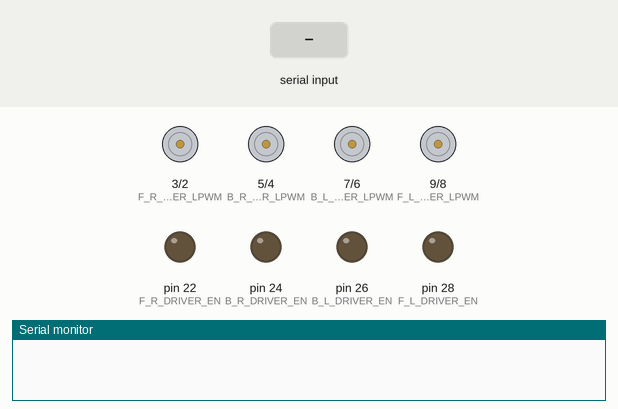
A sketch run on a simulated Arduino Mega 2560, built with avr-gcc and run on an emulated ATmega2560. Parts: motor-driver pin pairs drawn as motors (green arrow = first pin HIGH = forward, orange = second pin HIGH = backward, longer = more drive), output pins drawn as LEDs (lit = HIGH), the last lines printed to the serial monitor. Inputs (shaded band) come from the test bench.

Above: at 1.2 s.
1.3 s: "W" received over Serial
At 1.7 s:
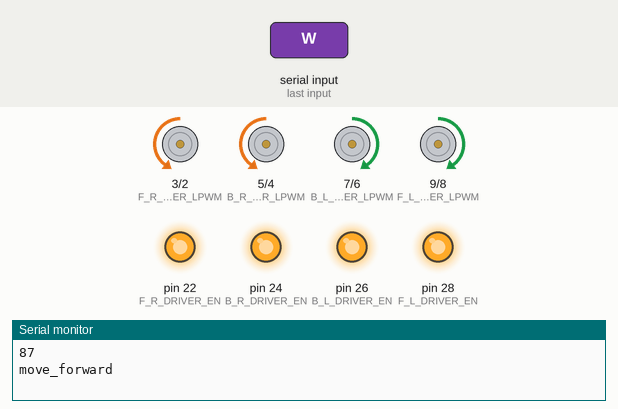
2.8 s: "S" received over Serial
At 3.2 s:
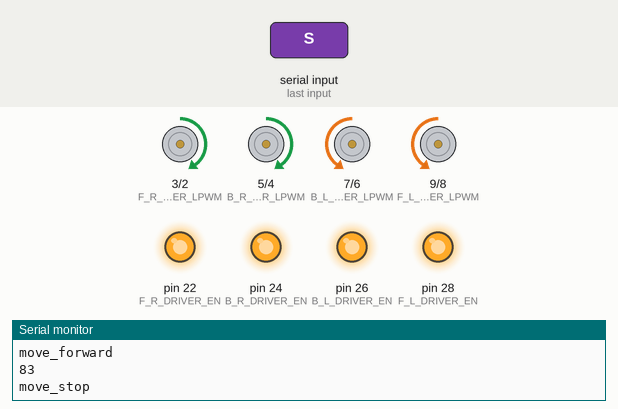
4.8 s: "S" received over Serial
At 5.2 s:
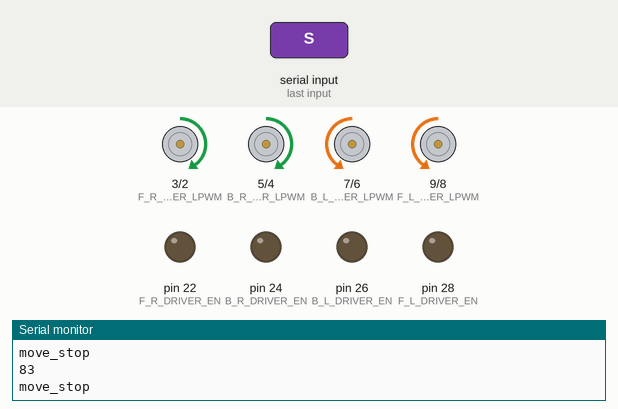
Timing chart, 0 to 7.8 s (numbered marks = the images above; inputs shaded):
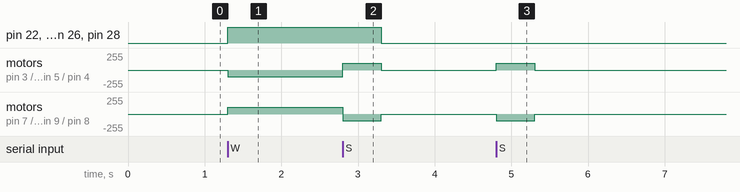

The sketch:

ROBOT_v1.0.ino
```cpp
#define F_L_DRIVER_EN 28
#define F_L_DRIVER_RPWM 8
#define F_L_DRIVER_LPWM 9

#define F_R_DRIVER_EN 22
#define F_R_DRIVER_RPWM 2
#define F_R_DRIVER_LPWM 3

#define B_L_DRIVER_EN 26
#define B_L_DRIVER_RPWM 6
#define B_L_DRIVER_LPWM 7

#define B_R_DRIVER_EN 24
#define B_R_DRIVER_RPWM 4
#define B_R_DRIVER_LPWM 5

// L high at left move forward

int F_L_RPWM = 0;
int F_L_LPWM = 0;

int F_R_RPWM = 0;
int F_R_LPWM = 0;

int B_L_RPWM = 0;
int B_L_LPWM = 0;

int B_R_RPWM = 0;
int B_R_LPWM = 0;


void setup() {
  // put your setup code here, to run once:

  Serial.begin(115200);

  pinMode( F_L_DRIVER_EN , OUTPUT);
  pinMode( F_L_DRIVER_RPWM , OUTPUT);
  pinMode( F_L_DRIVER_LPWM , OUTPUT);

  pinMode( F_R_DRIVER_EN , OUTPUT);
  pinMode( F_R_DRIVER_RPWM , OUTPUT);
  pinMode( F_R_DRIVER_LPWM , OUTPUT);

  pinMode( B_L_DRIVER_EN , OUTPUT);
  pinMode( B_L_DRIVER_RPWM , OUTPUT);
  pinMode( B_L_DRIVER_LPWM , OUTPUT);

  pinMode( B_R_DRIVER_EN , OUTPUT);
  pinMode( B_R_DRIVER_RPWM , OUTPUT);
  pinMode( B_R_DRIVER_LPWM , OUTPUT);

  digitalWrite( F_L_DRIVER_EN, LOW);
  digitalWrite( F_R_DRIVER_EN, LOW);
  digitalWrite( B_L_DRIVER_EN, LOW);
  digitalWrite( B_R_DRIVER_EN, LOW);

}

void loop() {
  // put your main code here, to run repeatedly:

//  digitalWrite( F_L_DRIVER_EN, HIGH);
//  analogWrite( F_L_DRIVER_RPWM , 0);
//  analogWrite( F_L_DRIVER_LPWM , 200);
//
//  digitalWrite( B_L_DRIVER_EN, HIGH);
//  analogWrite( B_L_DRIVER_RPWM , 0);
//  analogWrite( B_L_DRIVER_LPWM , 200);

  if ( Serial.available() > 0){
    int readByte = Serial.read();
    Serial.println(readByte);

    if ( readByte == 87) {
      Serial.println("move_forward");
      move_forward(50);
    }
    else if ( readByte == 83 ) {
      Serial.println("move_stop");
      move_stop();
    }
    else if ( readByte == 88 ) {
      Serial.println("move_back");
      move_back(50);
    }
  }

  delay(100);

}

void move_forward( int move_speed) {

  analogWrite( F_L_DRIVER_LPWM , 0);
  analogWrite( F_L_DRIVER_RPWM , 0);

  analogWrite( F_R_DRIVER_RPWM , 0);
  analogWrite( F_R_DRIVER_LPWM , 0);

  analogWrite( B_L_DRIVER_LPWM , 0);
  analogWrite( B_L_DRIVER_RPWM , 0);

  analogWrite( B_R_DRIVER_RPWM , 0);
  analogWrite( B_R_DRIVER_LPWM , 0);


  int pwm_speed = 0;

  if ( move_speed >=0 && move_speed <=100) {
    pwm_speed = move_speed*(255/100);
  }

  F_L_RPWM = 0;
  F_L_LPWM = pwm_speed;
  F_R_RPWM = pwm_speed;
  F_R_LPWM = 0;
  B_L_RPWM = 0;
  B_L_LPWM = pwm_speed;
  B_R_RPWM = pwm_speed;
  B_R_LPWM = 0;

  analogWrite( F_L_DRIVER_RPWM , F_L_RPWM);
  analogWrite( F_L_DRIVER_LPWM , F_L_LPWM);

  analogWrite( F_R_DRIVER_LPWM , F_R_LPWM);
  analogWrite( F_R_DRIVER_RPWM , F_R_RPWM );

  analogWrite( B_L_DRIVER_RPWM , B_L_RPWM);
  analogWrite( B_L_DRIVER_LPWM , B_L_LPWM);

  analogWrite( B_R_DRIVER_LPWM , B_R_LPWM);
  analogWrite( B_R_DRIVER_RPWM , B_R_RPWM);

  digitalWrite( F_L_DRIVER_EN, HIGH);
  digitalWrite( F_R_DRIVER_EN, HIGH);
  digitalWrite( B_L_DRIVER_EN, HIGH);
  digitalWrite( B_R_DRIVER_EN, HIGH);

}


void move_back( int move_speed) {

  analogWrite( F_L_DRIVER_LPWM , 0);
  analogWrite( F_L_DRIVER_RPWM , 0);

  analogWrite( F_R_DRIVER_RPWM , 0);
  analogWrite( F_R_DRIVER_LPWM , 0);

  analogWrite( B_L_DRIVER_LPWM , 0);
  analogWrite( B_L_DRIVER_RPWM , 0);

  analogWrite( B_R_DRIVER_RPWM , 0);
  analogWrite( B_R_DRIVER_LPWM , 0);


  int pwm_speed = 0;

  if ( move_speed >=0 && move_speed <=100) {
    pwm_speed = move_speed*(255/100);
  }

  F_L_RPWM = pwm_speed;
  F_L_LPWM = 0;
  F_R_RPWM = 0;
  F_R_LPWM = pwm_speed;
  B_L_RPWM = pwm_speed;
  B_L_LPWM = 0;
  B_R_RPWM = 0;
  B_R_LPWM = pwm_speed;

  analogWrite( F_L_DRIVER_LPWM , F_L_LPWM);
  analogWrite( F_L_DRIVER_RPWM , F_L_RPWM);

  analogWrite( F_R_DRIVER_RPWM , F_R_RPWM);
  analogWrite( F_R_DRIVER_LPWM , F_R_LPWM);

  analogWrite( B_L_DRIVER_LPWM , B_L_LPWM);
  analogWrite( B_L_DRIVER_RPWM , B_L_RPWM);

  analogWrite( B_R_DRIVER_RPWM , B_R_RPWM);
  analogWrite( B_R_DRIVER_LPWM , B_R_LPWM);

  digitalWrite( F_L_DRIVER_EN, HIGH);
  digitalWrite( F_R_DRIVER_EN, HIGH);
  digitalWrite( B_L_DRIVER_EN, HIGH);
  digitalWrite( B_R_DRIVER_EN, HIGH);

}


void move_stop(){

  analogWrite( F_L_DRIVER_LPWM , 0);
  analogWrite( F_L_DRIVER_RPWM , 0);

  analogWrite( F_R_DRIVER_RPWM , 0);
  analogWrite( F_R_DRIVER_LPWM , 0);

  analogWrite( B_L_DRIVER_LPWM , 0);
  analogWrite( B_L_DRIVER_RPWM , 0);

  analogWrite( B_R_DRIVER_RPWM , 0);
  analogWrite( B_R_DRIVER_LPWM , 0);

  analogWrite( F_L_DRIVER_LPWM , F_L_RPWM);
  analogWrite( F_L_DRIVER_RPWM , F_L_LPWM);

  analogWrite( F_R_DRIVER_RPWM , F_R_LPWM);
  analogWrite( F_R_DRIVER_LPWM , F_R_RPWM);

  analogWrite( B_L_DRIVER_LPWM , B_L_RPWM);
  analogWrite( B_L_DRIVER_RPWM , B_L_LPWM);

  analogWrite( B_R_DRIVER_RPWM , B_R_LPWM);
  analogWrite( B_R_DRIVER_LPWM , B_R_RPWM);

  delay(500);

  analogWrite( F_L_DRIVER_LPWM , 0);
  analogWrite( F_L_DRIVER_RPWM , 0);

  analogWrite( F_R_DRIVER_RPWM , 0);
  analogWrite( F_R_DRIVER_LPWM , 0);

  analogWrite( B_L_DRIVER_LPWM , 0);
  analogWrite( B_L_DRIVER_RPWM , 0);

  analogWrite( B_R_DRIVER_RPWM , 0);
  analogWrite( B_R_DRIVER_LPWM , 0);

  digitalWrite( F_L_DRIVER_EN, LOW);
  digitalWrite( F_R_DRIVER_EN, LOW);
  digitalWrite( B_L_DRIVER_EN, LOW);
  digitalWrite( B_R_DRIVER_EN, LOW);

}
```

Measured:
- after the input at 1.3 s, pin 22 (F_R_DRIVER_EN), pin 24 (B_R_DRIVER_EN): LOW → HIGH at once
- after the input at 2.8 s, pin 22 (F_R_DRIVER_EN), pin 24 (B_R_DRIVER_EN): HIGH → LOW after 0.50 s
- after the input at 4.8 s, motor on pin 3 (F_R_DRIVER_LPWM) / pin 2 (F_R_DRIVER_RPWM), motor on pin 5 (B_R_DRIVER_LPWM) / pin 4 (B_R_DRIVER_RPWM): stopped → forward 100/255 at once, → stopped 0.50 s later
